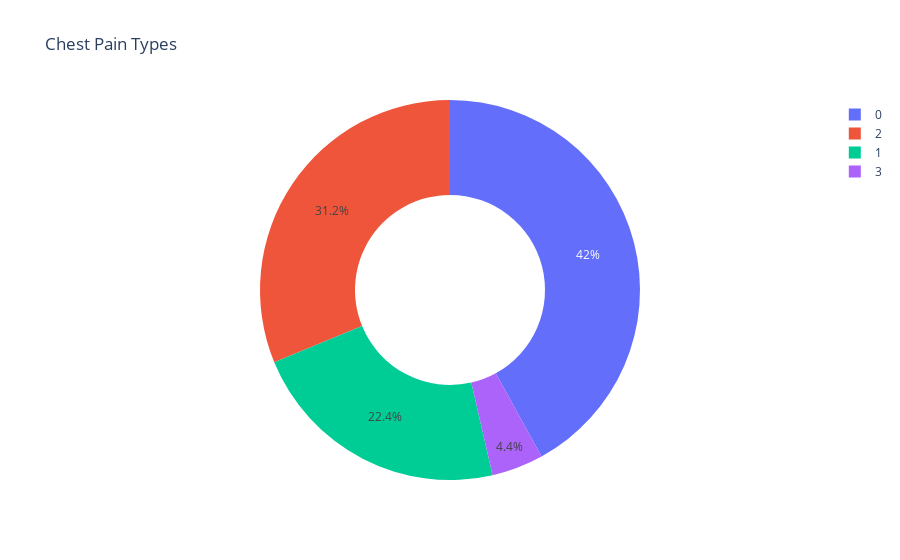

Notebook code for this chart:
### Code cell
chestPain = data['chestpain'].value_counts()
transactions = chestPain.index
quantity = chestPain.values

figure = px.pie(data,
                names = transactions,
                values = quantity,
                hole = 0.5,
                title = 'Chest Pain Types')
figure.show()

### Figure 1 — Plotly figure (JSON) as saved in the notebook; plotly's stock layout.template omitted (floating-point values rounded to 4 significant figures)
{"data": [{"domain": {"x": [0, 1], "y": [0, 1]}, "hole": 0.5, "hovertemplate": "label=%{label}<br>value=%{value}<extra></extra>", "labels": [0, 2, 1, 3], "legendgroup": "", "name": "", "showlegend": true, "type": "pie", "values": [420, 312, 224, 44]}], "layout": {"legend": {"tracegroupgap": 0}, "title": {"text": "Chest Pain Types"}}}
